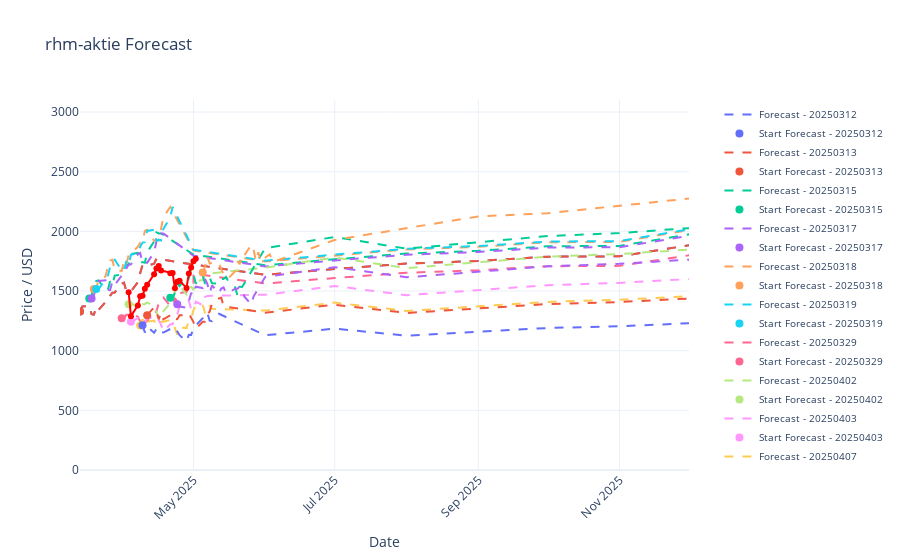

The notebook cell saved with this chart:
### Code cell
fh=ForecastHandler(company='rhm-aktie')
fh.load_all_forecasts()
fh.plot_forecasts()
